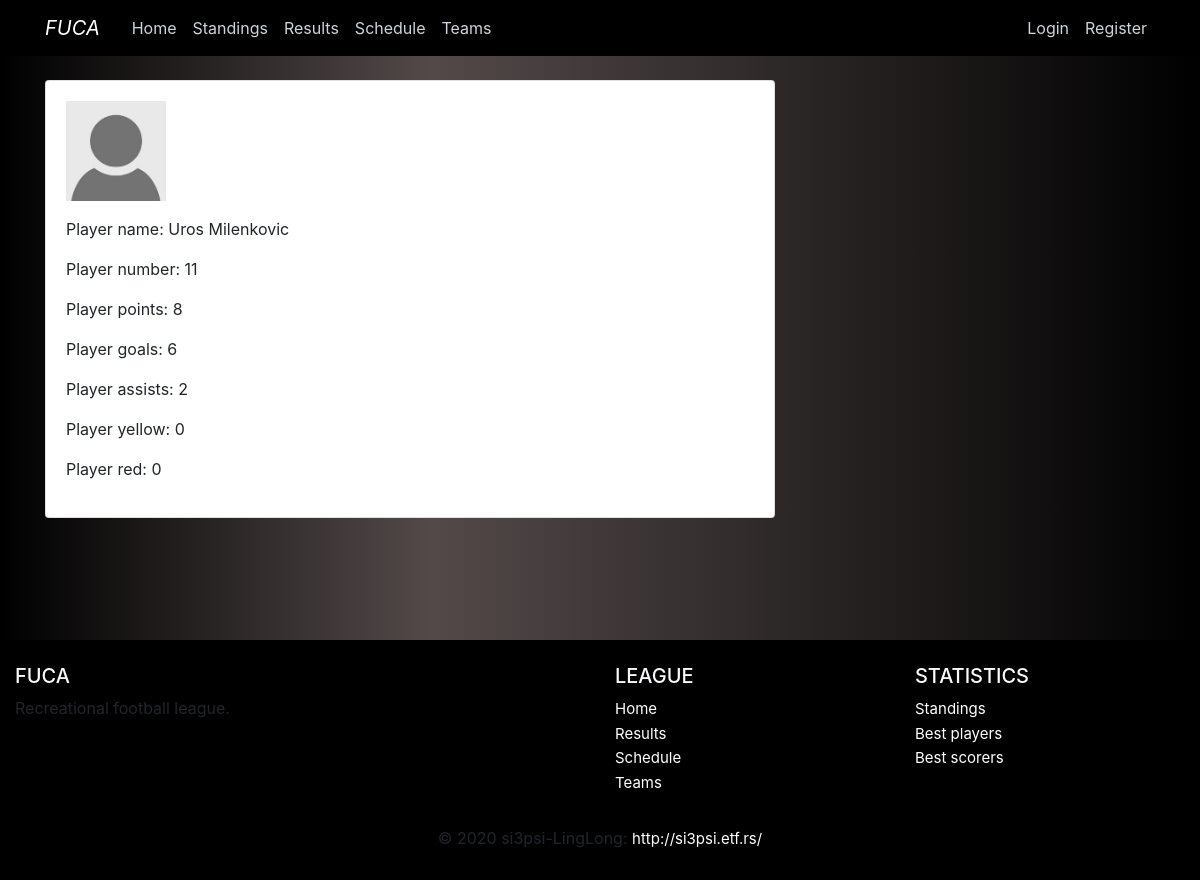
/player/21, run on the app's committed database.
### fuca/models.py (models this page shows, shortened)
class Player(db.Model, UserMixin):
    __tablename__ = 'player'
    id          = db.Column(db.Integer,     primary_key=True)
    name        = db.Column(db.String(100), nullable=False)
    birthdate   = db.Column(db.DateTime,    nullable=False)
    number      = db.Column(db.Integer,     nullable=False)
    image       = db.Column(db.String(20),  nullable=False, default='default.jpg')
    email       = db.Column(db.String(120), unique=True,    nullable=False)
    password    = db.Column(db.String(200))
    registered  = db.Column(db.Boolean, default=False)
    is_admin    = db.Column(db.Boolean, default=False)
    team_id     = db.Column(db.Integer, db.ForeignKey('team.id'), nullable=False)
    statistics  = db.relationship('Statistics', backref='player', lazy=True)
    @property
    def goals(self):
        goals = 0
        for stat in self.statistics:
            goals += stat.goals
        return goals
    @property
    def assists(self):
        assists = 0
        for stat in self.statistics:
            assists += stat.assists
        return assists
    @property
    def red(self):
        red = 0
        for stat in self.statistics:
            red += stat.red
        return red
    @property
    def yellow(self):
        yellow = 0
        for stat in self.statistics:
            yellow += stat.yellow
        return yellow
    @property
    def points(self):
        return self.goals + self.assists - self.yellow - 2 * self.red

class Statistics(db.Model):
    __tablename__ = 'statistics'
    id          = db.Column(db.Integer, primary_key=True)
    goals       = db.Column(db.Integer, nullable=False)
    assists     = db.Column(db.Integer, nullable=False)
    yellow      = db.Column(db.Integer, nullable=False)
    red         = db.Column(db.Integer, nullable=False)
    player_id   = db.Column(db.Integer, db.ForeignKey('player.id'), nullable=False)
    match_id    = db.Column(db.Integer, db.ForeignKey('match.id'),  nullable=False)

### fuca/main/routes.py (the view)
@main.route("/player/<int:id>")
def player(id):
    player = Player.query.get_or_404(id)
    if player.is_admin:
        return render_template('errors/404.html'), 404
    image_file = url_for('static', filename='images/players/{}'.format(player.image))
    return render_template('home/player.html', player=player, image_file=image_file, title=player.name)

### fuca/templates/home/player.html
{% extends 'home/layout.html' %}
{% block content %}
<div class="card">
    <div class="card-body">
    <p><img src="{{ image_file }}" width="100"></p>
    <p>Player name: {{ player.name }}</p>
    <p>Player number: {{ player.number }}</p>
    <p>Player points: {{ player.points }}</p>
    <p>Player goals: {{ player.goals }}</p>
    <p>Player assists: {{ player.assists }}</p>
    <p>Player yellow: {{ player.yellow }}</p>
    <p>Player red: {{ player.red }}</p>
    </div>
</div>
{% endblock content %}

### fuca/static/main.css (style rules this page uses)
body { margin-top: 5rem; }
.dark-background { background: rgb(0,0,0); background: linear-gradient(90deg, rgba(0,0,0,1) 0%, rgba(83,73,73,1) 36%, rgba(0,0,0,1) 100%); }

### data on the page
Player: name "Uros Milenkovic", number "11"
Statistics: points "8", goals "6", assists "2", yellow "0", red "0"
